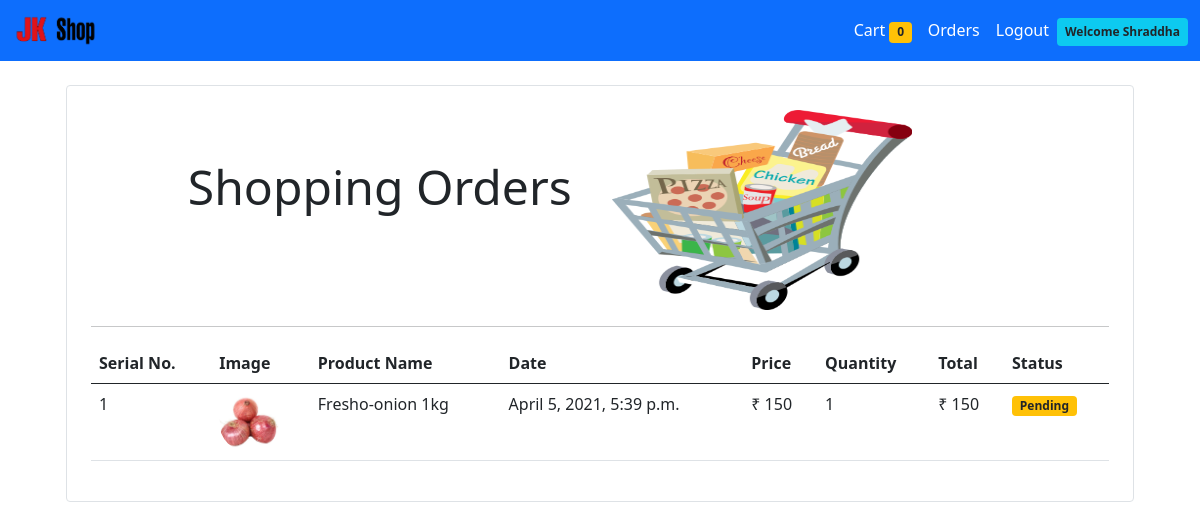
The app's page /orders (signed in) with its own data.
### store/models/orders.py (models this page shows, shortened)
class Order(models.Model):
    product = models.ForeignKey(Product, on_delete=models.CASCADE)
    customer = models.ForeignKey(Customer, on_delete=models.CASCADE)
    quantity = models.IntegerField(default=1)
    price = models.IntegerField()
    address = models.CharField(max_length=100, default='', blank=True)
    phone = models.CharField(max_length=15, default='', blank=True)
    date = models.DateTimeField(default=datetime.datetime.now())
    status = models.BooleanField(default=False)
    @staticmethod
    def get_orders_by_customer(customer_id):
        return Order.objects.filter(customer=customer_id).order_by('-date')
    class Meta:
        db_table = 'Order'

### store/models/product.py (models this page shows, shortened)
class Product(models.Model):
    name = models.CharField(max_length=50)
    price = models.IntegerField(default=0)
    category = models.ForeignKey(Category, on_delete=models.CASCADE, default=1)
    description = models.CharField(max_length=200, default='')
    image = models.ImageField(upload_to='uploads/products/')
    class Meta:
        db_table = 'Product'

### store/middlewares/auth.py (the view)
    def middleware(request):
        returnUrl = request.META['PATH_INFO']
        if not request.session.get('customer_id'):
            return redirect(f'login?return_url={returnUrl}')
        response = get_response(request)
        return response

### store/templatetags/custom_filter.py (called while the page is built)
@register.filter(name='currency')
def currency(number):
    return "₹ " + str(number)

@register.filter(name='multiply')
def multiply(number, number1):
    return number * number1

### store/views/orders.py (called while the page is built)
    def get(self, request):
        customer = request.session.get('customer_id')
        orders = Order.get_orders_by_customer(customer)
        return render(request, 'store/orders.html', {'orders': orders})

### store/templates/store/orders.html
{% extends 'base.html' %}
{% block content %}
{% load cart %}
{% load custom_filter %}
{% load static %}
<div class="container">
    <div class="border rounded p-4 m-4">
         <div class="row mx-auto">
            <div class="col-lg-1">
            </div>
            <div class="col-lg-5 pt-5">
                <h3 class="display-5">Shopping Orders</h3>
            </div>
            <div class="col-lg-6">
                <img src="{% static 'store/image/orders.png' %}" alt="eshop" height="200px" width="300px">
            </div>
        </div>
        <hr>
        <table class="table table-hover">
            <thead>
            <tr>
                <th>Serial No.</th>
                <th>Image</th>
                <th>Product Name</th>
                <th>Date</th>
                <th>Price</th>
                <th>Quantity</th>
                <th>Total</th>
                <th>Status</th>
            </tr>
            </thead>
            <tbody>
            {% for order in orders %}
            <tr>
                <td>{{ forloop.counter }}</td>
                <td><img class="rounded-circle" src="{{ order.product.image.url }}" alt="" height="60px"></td>
                <td>{{ order.product.name }}</td>
                <td>{{ order.date}}</td>
                <td>{{ order.price|currency }}</td>
                <td>{{ order.quantity}}</td>
                <td>{{ order.quantity|multiply:order.price|currency }}</td>
                {% if order.status %}
                <td><small class="badge bg-success">Completed</small></td>
                {%else%}
                <td><small class="badge bg-warning text-dark">Pending</small></td>
                {% endif %}
            </tr>
            {% endfor %}
            </tbody>
        </table>
    </div>
</div>
{% endblock %}

### records on screen
Order: product.image (picture), product.name "Fresho-onion 1kg", date "April 5, 2021, 5:39 p.m.", price "₹ 150", quantity "1", quantity|multiply "₹ 150", status "Pending"

### other values on screen
{{ request.session.cart.keys|length }} "0"
{{ request.session.customer_name }} "Shraddha"
